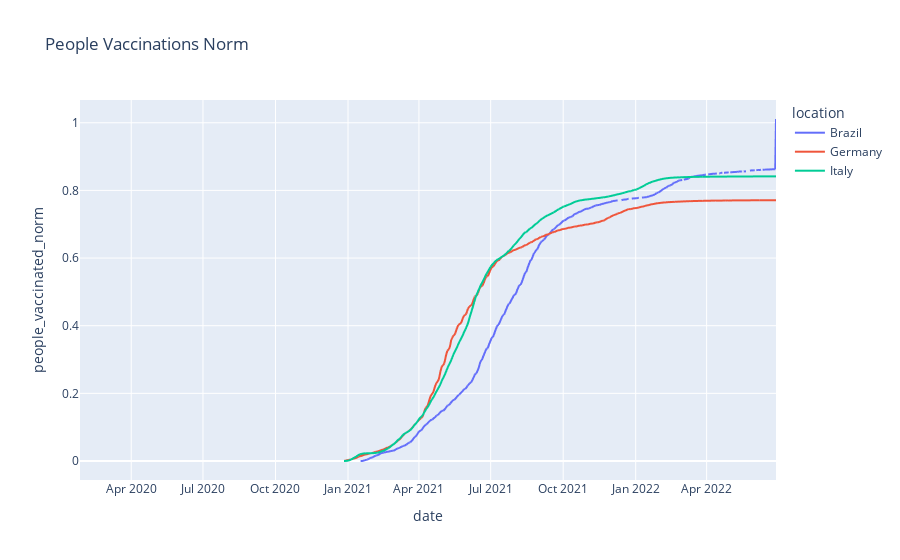

Notebook cell for this chart:
### Code cell
fig = px.line(df_intermediate, x="date", y="people_vaccinated_norm", color='location', title='People Vaccinations Norm')
fig.show()

### Figure 1 — Plotly figure (JSON) as saved in the notebook; plotly's stock layout.template omitted (floating-point values rounded to 4 significant figures; data arrays with more than 128 entries replaced by an {"elided": "..."} marker saying what was removed)
{"data": [{"hovertemplate": "location=Brazil<br>date=%{x}<br>people_vaccinated_norm=%{y}<extra></extra>", "legendgroup": "Brazil", "line": {"color": "#636efa", "dash": "solid"}, "marker": {"symbol": "circle"}, "mode": "lines", "name": "Brazil", "showlegend": true, "type": "scattergl", "x": {"elided": "854 str values"}, "xaxis": "x", "y": {"elided": "854 float values"}, "yaxis": "y"}, {"hovertemplate": "location=Germany<br>date=%{x}<br>people_vaccinated_norm=%{y}<extra></extra>", "legendgroup": "Germany", "line": {"color": "#EF553B", "dash": "solid"}, "marker": {"symbol": "circle"}, "mode": "lines", "name": "Germany", "showlegend": true, "type": "scattergl", "x": {"elided": "884 str values"}, "xaxis": "x", "y": {"elided": "884 float values"}, "yaxis": "y"}, {"hovertemplate": "location=Italy<br>date=%{x}<br>people_vaccinated_norm=%{y}<extra></extra>", "legendgroup": "Italy", "line": {"color": "#00cc96", "dash": "solid"}, "marker": {"symbol": "circle"}, "mode": "lines", "name": "Italy", "showlegend": true, "type": "scattergl", "x": {"elided": "880 str values"}, "xaxis": "x", "y": {"elided": "880 float values"}, "yaxis": "y"}], "layout": {"legend": {"title": {"text": "location"}, "tracegroupgap": 0}, "title": {"text": "People Vaccinations Norm"}, "xaxis": {"anchor": "y", "domain": [0, 1], "title": {"text": "date"}}, "yaxis": {"anchor": "x", "domain": [0, 1], "title": {"text": "people_vaccinated_norm"}}}}
